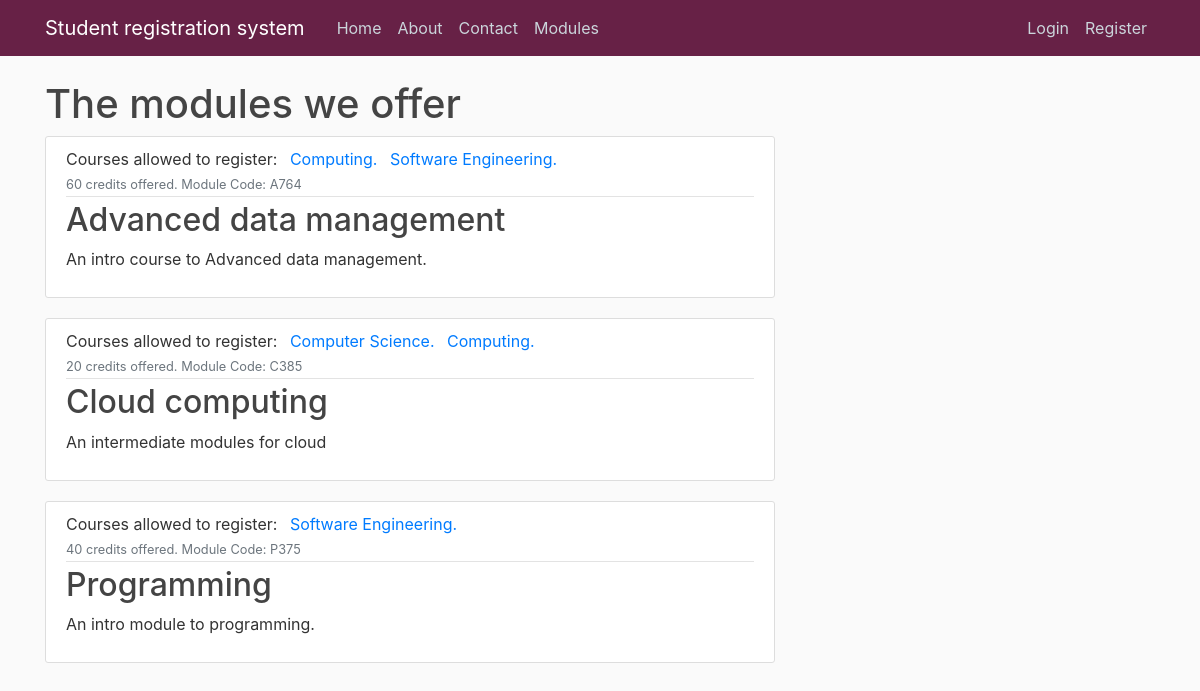
The page /modules on the database its author committed.
### ModuleRegistrationSystem/models.py (models this page shows, shortened)
class Module(models.Model):
    name = models.CharField(max_length= 40)
    code = models.CharField(max_length= 4, primary_key= 'code')
    credit = models.IntegerField(choices= [(20, 20), (40, 40), (60, 60)])
    category = models.CharField(max_length= 20, choices= [('In-person', 'In person'), ('Online', 'Online')])
    description = models.TextField()
    availability = models.BooleanField(default=True)
    coursesAllowedToRegister = models.ManyToManyField(Course)
    def __str__(self):
        return f'{self.name}'

class Course(models.Model):
    name = models.CharField(max_length = 20, primary_key= 'name')
    startDate = models.DateField(default = timezone.now)
    duration = models.CharField(max_length = 10 ,choices= [('1 year', '1 year'), ('2 years', '2 years'), ('3 years', '3 years')])
    description = models.TextField()
    def __str__(self):
        return f'{self.name}'

### ModuleRegistrationSystem/views.py (the view)
# urls.py: path('modules', ModuleListView.as_view(), name='modules'),
class ModuleListView(ListView):
        model = Module
        template_name = 'ModuleRegistrationSystem/modules.html'
        context_object_name = 'modules'
        ordering = ['code']
        paginate_by = 3

### ModuleRegistrationSystem/templates/ModuleRegistrationSystem/modules.html (shortened to what this page needs)
{% extends "ModuleRegistrationSystem/base.html" %}
{% block content %}
    <h1>The modules we offer</h1>
{% for module in modules %}
    <article class="media content-section">
        <div class="media-body">
            <div class="article-metadata">
                <a class="mr-2">Courses allowed to register: {% for coursesAllowedToRegister in module.coursesAllowedToRegister.all %} <a class="mr-2" href="{% url 'ModuleRegistrationSystem:course-detail' coursesAllowedToRegister.name %}"> {{ coursesAllowedToRegister }}. </a>
                    {% endfor %}</a>
                <small class="text-muted">{{ module.credit }} credits offered. Module Code: {{ module.code }}</small>
            </div>
            <h2><a class="article-title" href="{% url 'ModuleRegistrationSystem:module-detail' module.code %}">{{ module }}</a></h2>
            <p class="article-content">{{ module.description }}</p>
        </div>
    </article>
{% endfor %}
{% endblock content %}

### ModuleRegistrationSystem/static/css/styles.css (style rules this page uses)
html { position: relative; min-height: 100%; }
body { background: #fafafa; color: #333333; margin-top: 5rem; margin-bottom: 50px; }
h1, h2, h3, h4, h5, h6 { color: #444444; }
.content-section { background: #ffffff; padding: 10px 20px; border: 1px solid #dddddd; border-radius: 3px; margin-bottom: 20px; }
.article-title { color: #444444; }
.article-content { white-space: pre-line; }
.article-metadata { padding-bottom: 1px; margin-bottom: 4px; border-bottom: 1px solid #e3e3e3 }

### rows shown on the page
Module: credit "60", code "A764", name "Advanced data management", description "An intro course to Advanced data management."
Course: name "Computing"
Course: name "Software Engineering"
Module: credit "20", code "C385", name "Cloud computing", description "An intermediate modules for cloud"
Course: name "Computer Science"
Module: credit "40", code "P375", name "Programming", description "An intro module to programming."
